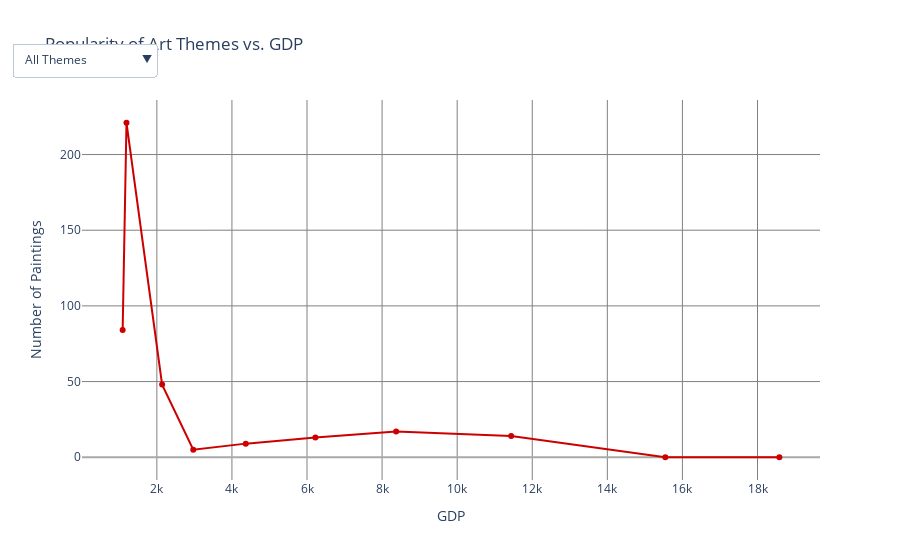

The cell this chart's notebook holds for it:
### Markdown cell above
Changes made in graph below from graph above: changed background colours to make the lines stick out more (might be more colour blind accessible), changed the colour of some lines such as "dress accessories" because they were too light. added average effect as an option as just looking at all themes might be a bit confusing.

### Code cell
import numpy as np
import plotly.graph_objects as go
import colorsys

# Example data
art_themes = art_themes_list
GDP_by_decade = GDP_list
paintings_data = array_ordered

# Function to generate high-contrast colors
def generate_colors(n):
    colors = []
    for i in range(n):
        hue = (i * 137.5) % 360  # Spread colors around the HSL wheel
        rgb = colorsys.hls_to_rgb(hue / 360, 0.4, 1.0)  # Ensure mid-brightness
        hex_color = "#{:02x}{:02x}{:02x}".format(
            int(rgb[0] * 255), int(rgb[1] * 255), int(rgb[2] * 255)
        )
        colors.append(hex_color)
    return colors

# Generate a color list with good contrast
colors = generate_colors(len(art_themes))

# Calculate the average effect of GDP on paintings
average_paintings = np.mean(paintings_data, axis=1)

# Initialize figure
fig = go.Figure()

# Add traces for each art theme
for i, theme in enumerate(art_themes):
    fig.add_trace(
        go.Scatter(
            x=GDP_by_decade,
            y=paintings_data[:, i],
            name=theme,
            visible=(i == 0),
            line=dict(color=colors[i])
        )
    )

# Add a trace for the average effect (initially hidden)
fig.add_trace(
    go.Scatter(
        x=GDP_by_decade,
        y=average_paintings,
        name="Average Effect",
        visible=False,  # Initially hidden
        line=dict(color="black", width=3, dash="dashdot")  # Black dashed line
    )
)

# Create dropdown menu options
dropdown_options = [
    {
        "label": "All Themes",
        "method": "update",
        "args": [
            {"visible": [True] * len(art_themes) + [False]},  # Show all themes, hide average
            {"title": "Popularity of All Art Themes vs. GDP"}
        ]
    },
    {
        "label": "Average Effect",
        "method": "update",
        "args": [
            {"visible": [False] * len(art_themes) + [True]},  # Hide all themes, show average
            {"title": "Average Effect of GDP on Number of Paintings"}
        ]
    }
]

# Add individual theme options
dropdown_options.extend([
    {
        "label": theme,
        "method": "update",
        "args": [
            {"visible": [j == i for j in range(len(art_themes))] + [False]},  # Show only selected theme, hide average
            {"title": f"Popularity of {theme} vs. GDP"}
        ]
    }
    for i, theme in enumerate(art_themes)
])

# Apply layout fixes (White background, gray axis/grid lines)
fig.update_layout(
    paper_bgcolor="white",
    plot_bgcolor="white",
    xaxis=dict(
        showgrid=True,
        gridcolor="gray",
        zerolinecolor="darkgray"
    ),
    yaxis=dict(
        showgrid=True,
        gridcolor="gray",
        zerolinecolor="darkgray"
    ),
    updatemenus=[
        {
            "buttons": dropdown_options,
            "direction": "down",
            "showactive": True,
            "x": 0.1,
            "y": 1.15
        }
    ],
    title="Popularity of Art Themes vs. GDP",
    xaxis_title="GDP",
    yaxis_title="Number of Paintings"
)

# Display the figure
fig.show()

### Figure 1 — Plotly figure (JSON) as saved in the notebook; plotly's stock layout.template omitted (floating-point values rounded to 4 significant figures)
{"data": [{"line": {"color": "#cc0000"}, "name": "Animals", "type": "scatter", "visible": true, "x": [1089, 1191, 2140, 2970, 4369, 6223, 8374, 11439, 15544, 18582, 21617], "y": [84, 221, 48, 5, 9, 13, 17, 14, 0, 0]}, {"line": {"color": "#00cc3b"}, "name": "Architecture", "type": "scatter", "visible": false, "x": [1089, 1191, 2140, 2970, 4369, 6223, 8374, 11439, 15544, 18582, 21617], "y": [191, 308, 92, 8, 22, 9, 4, 12, 2, 0]}, {"line": {"color": "#7600cc"}, "name": "Boats and boating", "type": "scatter", "visible": false, "x": [1089, 1191, 2140, 2970, 4369, 6223, 8374, 11439, 15544, 18582, 21617], "y": [35, 46, 18, 0, 4, 3, 1, 3, 0, 0]}, {"line": {"color": "#ccb200"}, "name": "Botanical study", "type": "scatter", "visible": false, "x": [1089, 1191, 2140, 2970, 4369, 6223, 8374, 11439, 15544, 18582, 21617], "y": [154, 269, 17, 0, 0, 0, 0, 0, 0, 0]}, {"line": {"color": "#00a9cc"}, "name": "Children", "type": "scatter", "visible": false, "x": [1089, 1191, 2140, 2970, 4369, 6223, 8374, 11439, 15544, 18582, 21617], "y": [25, 32, 2, 2, 2, 1, 12, 7, 1, 1]}, {"line": {"color": "#cc006e"}, "name": "Cityscapes", "type": "scatter", "visible": false, "x": [1089, 1191, 2140, 2970, 4369, 6223, 8374, 11439, 15544, 18582, 21617], "y": [65, 135, 30, 0, 9, 2, 0, 0, 0, 0]}, {"line": {"color": "#32cc00"}, "name": "Clothing and dress", "type": "scatter", "visible": false, "x": [1089, 1191, 2140, 2970, 4369, 6223, 8374, 11439, 15544, 18582, 21617], "y": [48, 68, 28, 4, 3, 3, 8, 8, 1, 0]}, {"line": {"color": "#0800cc"}, "name": "Domestic", "type": "scatter", "visible": false, "x": [1089, 1191, 2140, 2970, 4369, 6223, 8374, 11439, 15544, 18582, 21617], "y": [62, 82, 46, 5, 13, 2, 1, 2, 0, 0]}, {"line": {"color": "#cc4400"}, "name": "Dress accessories", "type": "scatter", "visible": false, "x": [1089, 1191, 2140, 2970, 4369, 6223, 8374, 11439, 15544, 18582, 21617], "y": [35, 59, 14, 2, 3, 3, 8, 8, 1, 0]}, {"line": {"color": "#00cc7f"}, "name": "Figure female", "type": "scatter", "visible": false, "x": [1089, 1191, 2140, 2970, 4369, 6223, 8374, 11439, 15544, 18582, 21617], "y": [81, 100, 29, 4, 2, 1, 1, 7, 0, 0]}, {"line": {"color": "#ba00cc"}, "name": "Figure group", "type": "scatter", "visible": false, "x": [1089, 1191, 2140, 2970, 4369, 6223, 8374, 11439, 15544, 18582, 21617], "y": [141, 200, 74, 6, 12, 6, 4, 5, 2, 0]}, {"line": {"color": "#a1cc00"}, "name": "Figure male", "type": "scatter", "visible": false, "x": [1089, 1191, 2140, 2970, 4369, 6223, 8374, 11439, 15544, 18582, 21617], "y": [53, 68, 82, 4, 8, 1, 4, 2, 1, 0]}, {"line": {"color": "#0065cc"}, "name": "Landscapes", "type": "scatter", "visible": false, "x": [1089, 1191, 2140, 2970, 4369, 6223, 8374, 11439, 15544, 18582, 21617], "y": [251, 305, 103, 9, 24, 5, 4, 4, 1, 0]}, {"line": {"color": "#cc002a"}, "name": "Men", "type": "scatter", "visible": false, "x": [1089, 1191, 2140, 2970, 4369, 6223, 8374, 11439, 15544, 18582, 21617], "y": [81, 157, 32, 2, 9, 3, 22, 2, 3, 0]}, {"line": {"color": "#00cc11"}, "name": "Nudity", "type": "scatter", "visible": false, "x": [1089, 1191, 2140, 2970, 4369, 6223, 8374, 11439, 15544, 18582, 21617], "y": [46, 80, 7, 1, 0, 0, 1, 1, 0, 0]}, {"line": {"color": "#4c00cc"}, "name": "Occupations", "type": "scatter", "visible": false, "x": [1089, 1191, 2140, 2970, 4369, 6223, 8374, 11439, 15544, 18582, 21617], "y": [99, 138, 85, 2, 8, 6, 2, 3, 0, 0]}, {"line": {"color": "#cc8800"}, "name": "Portraits", "type": "scatter", "visible": false, "x": [1089, 1191, 2140, 2970, 4369, 6223, 8374, 11439, 15544, 18582, 21617], "y": [107, 169, 25, 4, 8, 6, 32, 1, 3, 1]}, {"line": {"color": "#00ccc3"}, "name": "Religion", "type": "scatter", "visible": false, "x": [1089, 1191, 2140, 2970, 4369, 6223, 8374, 11439, 15544, 18582, 21617], "y": [41, 76, 14, 3, 1, 1, 1, 1, 0, 1]}, {"line": {"color": "#cc0098"}, "name": "Trees", "type": "scatter", "visible": false, "x": [1089, 1191, 2140, 2970, 4369, 6223, 8374, 11439, 15544, 18582, 21617], "y": [41, 65, 11, 2, 5, 3, 0, 0, 0, 0]}, {"line": {"color": "#5dcc00"}, "name": "Women", "type": "scatter", "visible": false, "x": [1089, 1191, 2140, 2970, 4369, 6223, 8374, 11439, 15544, 18582, 21617], "y": [60, 66, 16, 2, 3, 4, 15, 3, 0, 0]}, {"line": {"color": "black", "dash": "dashdot", "width": 3}, "name": "Average Effect", "type": "scatter", "visible": false, "x": [1089, 1191, 2140, 2970, 4369, 6223, 8374, 11439, 15544, 18582, 21617], "y": [85, 132.2, 38.65, 3.25, 7.25, 3.6, 6.85, 4.15, 0.75, 0.15]}], "layout": {"paper_bgcolor": "white", "plot_bgcolor": "white", "title": {"text": "Popularity of Art Themes vs. GDP"}, "updatemenus": [{"buttons": [{"args": [{"visible": [true, true, true, true, true, true, true, true, true, true, true, true, true, true, true, true, true, true, true, true, false]}, {"title": "Popularity of All Art Themes vs. GDP"}], "label": "All Themes", "method": "update"}, {"args": [{"visible": [false, false, false, false, false, false, false, false, false, false, false, false, false, false, false, false, false, false, false, false, true]}, {"title": "Average Effect of GDP on Number of Paintings"}], "label": "Average Effect", "method": "update"}, {"args": [{"visible": [true, false, false, false, false, false, false, false, false, false, false, false, false, false, false, false, false, false, false, false, false]}, {"title": "Popularity of Animals vs. GDP"}], "label": "Animals", "method": "update"}, {"args": [{"visible": [false, true, false, false, false, false, false, false, false, false, false, false, false, false, false, false, false, false, false, false, false]}, {"title": "Popularity of Architecture vs. GDP"}], "label": "Architecture", "method": "update"}, {"args": [{"visible": [false, false, true, false, false, false, false, false, false, false, false, false, false, false, false, false, false, false, false, false, false]}, {"title": "Popularity of Boats and boating vs. GDP"}], "label": "Boats and boating", "method": "update"}, {"args": [{"visible": [false, false, false, true, false, false, false, false, false, false, false, false, false, false, false, false, false, false, false, false, false]}, {"title": "Popularity of Botanical study vs. GDP"}], "label": "Botanical study", "method": "update"}, {"args": [{"visible": [false, false, false, false, true, false, false, false, false, false, false, false, false, false, false, false, false, false, false, false, false]}, {"title": "Popularity of Children vs. GDP"}], "label": "Children", "method": "update"}, {"args": [{"visible": [false, false, false, false, false, true, false, false, false, false, false, false, false, false, false, false, false, false, false, false, false]}, {"title": "Popularity of Cityscapes vs. GDP"}], "label": "Cityscapes", "method": "update"}, {"args": [{"visible": [false, false, false, false, false, false, true, false, false, false, false, false, false, false, false, false, false, false, false, false, false]}, {"title": "Popularity of Clothing and dress vs. GDP"}], "label": "Clothing and dress", "method": "update"}, {"args": [{"visible": [false, false, false, false, false, false, false, true, false, false, false, false, false, false, false, false, false, false, false, false, false]}, {"title": "Popularity of Domestic vs. GDP"}], "label": "Domestic", "method": "update"}, {"args": [{"visible": [false, false, false, false, false, false, false, false, true, false, false, false, false, false, false, false, false, false, false, false, false]}, {"title": "Popularity of Dress accessories vs. GDP"}], "label": "Dress accessories", "method": "update"}, {"args": [{"visible": [false, false, false, false, false, false, false, false, false, true, false, false, false, false, false, false, false, false, false, false, false]}, {"title": "Popularity of Figure female vs. GDP"}], "label": "Figure female", "method": "update"}, {"args": [{"visible": [false, false, false, false, false, false, false, false, false, false, true, false, false, false, false, false, false, false, false, false, false]}, {"title": "Popularity of Figure group vs. GDP"}], "label": "Figure group", "method": "update"}, {"args": [{"visible": [false, false, false, false, false, false, false, false, false, false, false, true, false, false, false, false, false, false, false, false, false]}, {"title": "Popularity of Figure male vs. GDP"}], "label": "Figure male", "method": "update"}, {"args": [{"visible": [false, false, false, false, false, false, false, false, false, false, false, false, true, false, false, false, false, false, false, false, false]}, {"title": "Popularity of Landscapes vs. GDP"}], "label": "Landscapes", "method": "update"}, {"args": [{"visible": [false, false, false, false, false, false, false, false, false, false, false, false, false, true, false, false, false, false, false, false, false]}, {"title": "Popularity of Men vs. GDP"}], "label": "Men", "method": "update"}, {"args": [{"visible": [false, false, false, false, false, false, false, false, false, false, false, false, false, false, true, false, false, false, false, false, false]}, {"title": "Popularity of Nudity vs. GDP"}], "label": "Nudity", "method": "update"}, {"args": [{"visible": [false, false, false, false, false, false, false, false, false, false, false, false, false, false, false, true, false, false, false, false, false]}, {"title": "Popularity of Occupations vs. GDP"}], "label": "Occupations", "method": "update"}, {"args": [{"visible": [false, false, false, false, false, false, false, false, false, false, false, false, false, false, false, false, true, false, false, false, false]}, {"title": "Popularity of Portraits vs. GDP"}], "label": "Portraits", "method": "update"}, {"args": [{"visible": [false, false, false, false, false, false, false, false, false, false, false, false, false, false, false, false, false, true, false, false, false]}, {"title": "Popularity of Religion vs. GDP"}], "label": "Religion", "method": "update"}, {"args": [{"visible": [false, false, false, false, false, false, false, false, false, false, false, false, false, false, false, false, false, false, true, false, false]}, {"title": "Popularity of Trees vs. GDP"}], "label": "Trees", "method": "update"}, {"args": [{"visible": [false, false, false, false, false, false, false, false, false, false, false, false, false, false, false, false, false, false, false, true, false]}, {"title": "Popularity of Women vs. GDP"}], "label": "Women", "method": "update"}], "direction": "down", "showactive": true, "x": 0.1, "y": 1.15}], "xaxis": {"gridcolor": "gray", "showgrid": true, "title": {"text": "GDP"}, "zerolinecolor": "darkgray"}, "yaxis": {"gridcolor": "gray", "showgrid": true, "title": {"text": "Number of Paintings"}, "zerolinecolor": "darkgray"}}}
